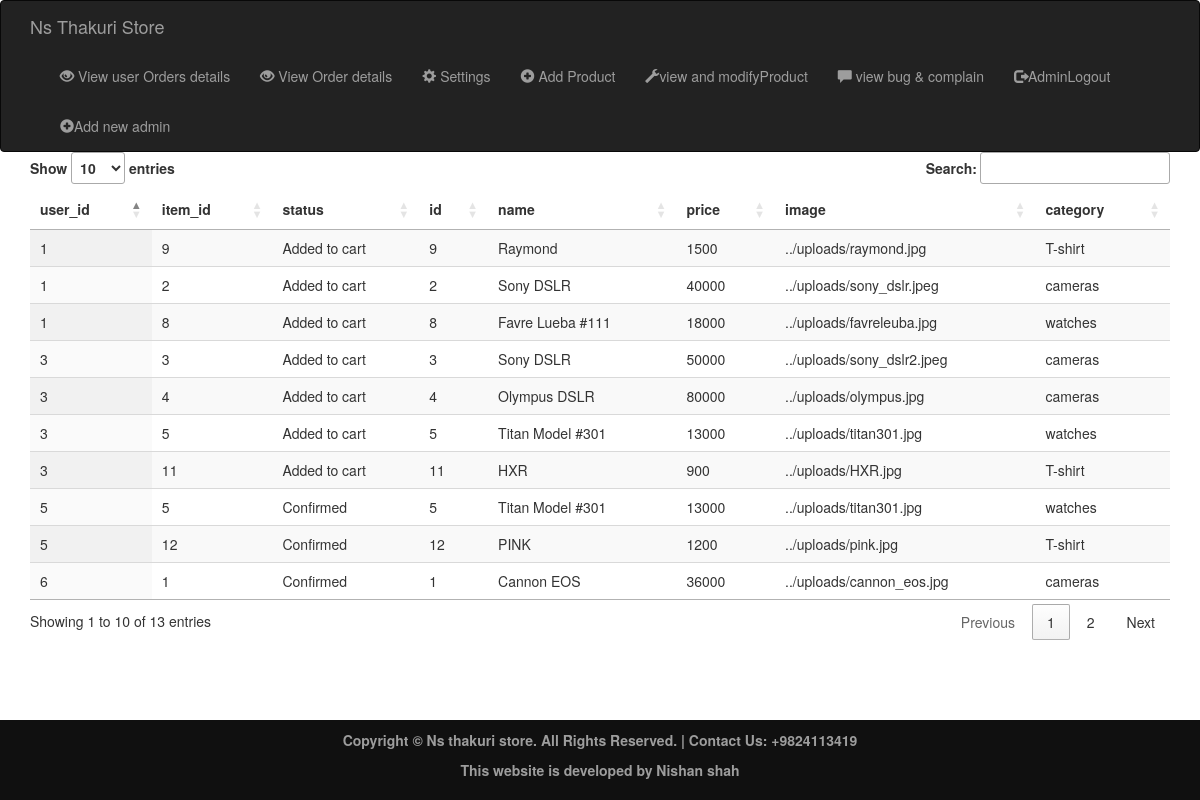
Screenshot of /adminPannel/viewOrderDetails.php (signed in) with the database file from the repository.
### tables this page shows
CREATE TABLE `users_items` (
  `id` int(11) NOT NULL,
  `user_id` int(11) NOT NULL,
  `item_id` int(11) NOT NULL,
  `status` enum('Added to cart','Confirmed') NOT NULL,
  `created_at` timestamp NOT NULL DEFAULT current_timestamp()
);

CREATE TABLE `items` (
  `id` int(11) NOT NULL,
  `name` varchar(255) NOT NULL,
  `price` int(11) NOT NULL,
  `image` blob DEFAULT NULL,
  `category` varchar(255) DEFAULT NULL
);

### adminPannel/viewOrderDetails.php (the view, shortened to what this page needs)
<?php
require '../connection/connection.php';
?>
<!DOCTYPE html>
<html>
<head>
    <link rel="stylesheet" href="../bootstrap/css/bootstrap.min.css" type="text/css">
    <link rel="stylesheet" type="text/css" href="https://cdn.datatables.net/1.11.5/css/jquery.dataTables.css">
    <link rel="stylesheet" href="../css/style.css" type="text/css">
</head>
<body>
    <?php require ('./header.php'); ?>
    <div class="container">
        <center>
            <?php
                $sql = "SELECT User_orders.user_id,User_orders.item_id,User_orders.status,Productdetails.* FROM users_items User_orders JOIN items Productdetails ON User_orders.item_id=Productdetails.id;";
                $result = $con->query($sql);
            ?>
            <table id="myTable" class="display">
                <thead>
                    <tr>
                        <?php
                        while ($field = $result->fetch_field()) {
                            echo "<th>{$field->name}</th>";
                        }
                        ?>
                    </tr>
                </thead>
                <tbody>
                    <?php
                    while ($row = $result->fetch_assoc()) {
                        echo "<tr>";
                        foreach ($row as $value) {
                            echo "<td>$value</td>";
                        }
                        echo "</tr>";
                    }
                    ?>
                </tbody>
            </table>
        </center>
    </div>
    <?php require ('../footer/footer.php')  ?>
</body>
</html>

### css/style.css (style rules this page uses)
html { min-height:100%; position:relative; }

### adminPannel/viewOrderDetails.php (style rules this page uses)
table { border-collapse: collapse; width: 100%; }
th, td { text-align: left; padding: 8px; }
tr:nth-child(even) { background-color: #D6EEEE; }

### rows the page displays
users_items: value "3", status "Added to cart", item.name "Sony DSLR", item.price "50000", item.image "../uploads/sony_dslr2.jpeg", item.category "cameras"
users_items: user "3", value "4", status "Added to cart", item.name "Olympus DSLR", item.price "80000", item.image "../uploads/olympus.jpg", item.category "cameras"
users_items: user "3", value "5", status "Added to cart", item.name "Titan Model #301", item.price "13000", item.image "../uploads/titan301.jpg", item.category "watches"
users_items: user "3", value "11", status "Added to cart", item.name "HXR", item.price "900", item.image "../uploads/HXR.jpg", item.category "T-shirt"
users_items: user "1", value "9", status "Added to cart", item.name "Raymond", item.price "1500", item.image "../uploads/raymond.jpg", item.category "T-shirt"
users_items: user "1", value "2", status "Added to cart", item.name "Sony DSLR", item.price "40000", item.image "../uploads/sony_dslr.jpeg", item.category "cameras"
users_items: user "1", value "8", status "Added to cart", item.name "Favre Lueba #111", item.price "18000", item.image "../uploads/favreleuba.jpg", item.category "watches"
users_items: value "5", status "Confirmed", item.name "Titan Model #301", item.price "13000", item.image "../uploads/titan301.jpg", item.category "watches"
users_items: user "5", value "12", status "Confirmed", item.name "PINK", item.price "1200", item.image "../uploads/pink.jpg", item.category "T-shirt"
users_items: user "6", value "1", status "Confirmed", item.name "Cannon EOS", item.price "36000", item.image "../uploads/cannon_eos.jpg", item.category "cameras"

### other values shown
$field->name "user_id"
$field->name "item_id"
$field->name "status"
$field->name "id"
$field->name "name"
$field->name "price"
$field->name "image"
$field->name "category"
